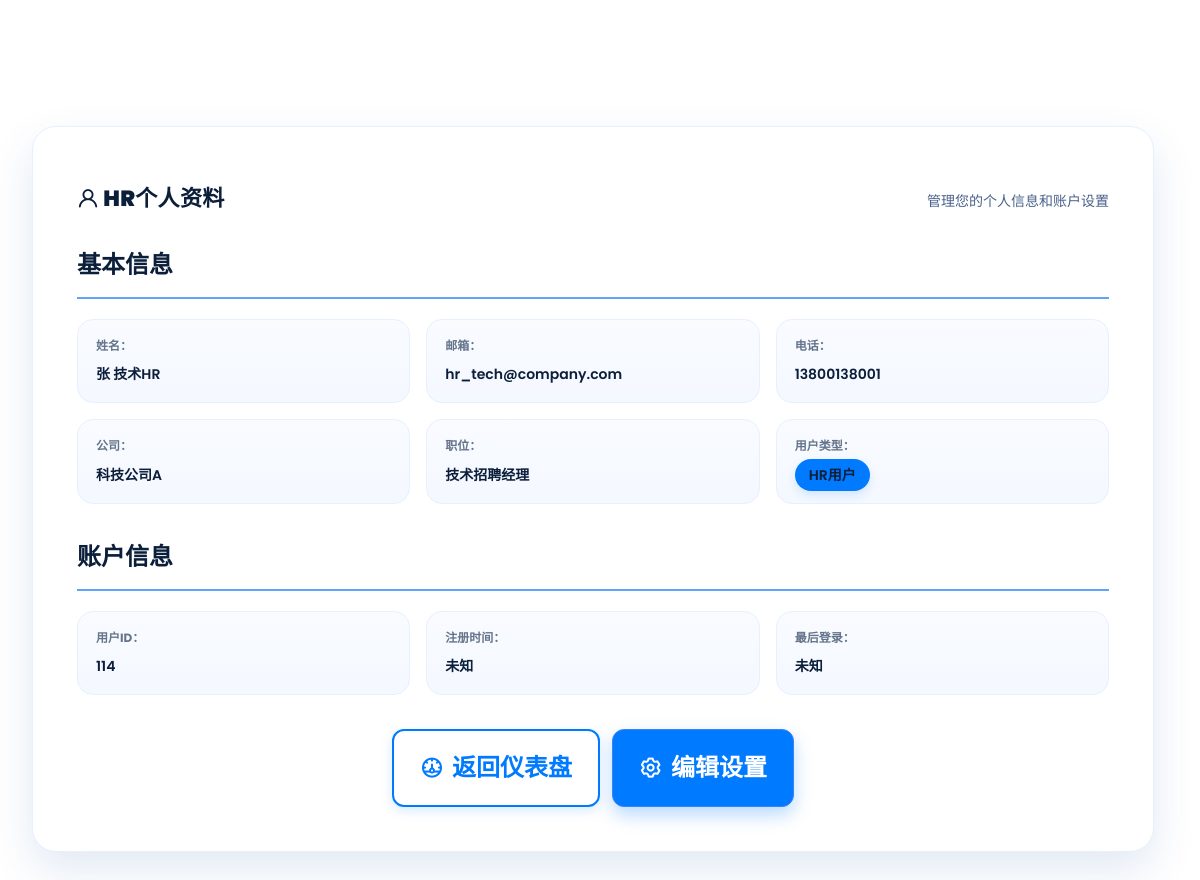
/smartrecruit/hr/profile/hr_profile (signed in), run on the app's committed database.
### app/models.py (models this page shows, shortened)
    class UserMixin:
        pass  # Flask-Login 方法将在User模型中实现

class User(UserMixin, db.Model):
    id = db.Column(db.Integer, primary_key=True)
    first_name = db.Column(db.String(100), nullable=False)
    last_name = db.Column(db.String(100), nullable=False)
    company_name = db.Column(db.String(100), nullable=False)
    position = db.Column(db.String(100))  # 可选职位字段
    email = db.Column(db.String(120), unique=True, nullable=False)
    phone_number = db.Column(db.String(15), nullable=False)
    birthday = db.Column(db.String(10), nullable=False)
    password = db.Column(db.String(60), nullable=False)
    cv_file = db.Column(db.String(120))
    profile_photo = db.Column(db.String(120))
    cv_data = db.Column(db.LargeBinary)  # 可选的简历二进制
    is_hr = db.Column(db.Boolean, default=False)  # HR标识
    user_type = db.Column(db.String(20), default='candidate')  # candidate, employee, supervisor, executive
    department = db.Column(db.String(100))  # 部门
    employee_id = db.Column(db.String(50), unique=True)  # 员工编号
    supervisor_id = db.Column(db.Integer, db.ForeignKey('user.id'))  # 主管ID
    hire_date = db.Column(db.Date)  # 入职日期
    bio = db.Column(db.Text)  # 个人简介
    skills = db.Column(db.Text)  # 技能标签（JSON格式存储）
    education = db.Column(db.Text)  # 教育经历
    experience = db.Column(db.Text)  # 工作经历
    is_active = db.Column(db.Boolean, default=True)  # 账号是否活跃
    deactivated_at = db.Column(db.DateTime)  # 注销时间
    deactivated_by = db.Column(db.Integer, db.ForeignKey('user.id'))  # 注销操作人ID

### smartrecruit_system/hr_module/profile.py (the view)
@profile_bp.route('/hr_profile')
def hr_profile():
    if g.user is None or not g.user.is_hr:
        flash('请先登录或没有权限访问此页面。', 'danger')
        return redirect(url_for('common.auth.sign'))
    return render_template('smartrecruit/hr/hr_profile.html', user=g.user)

### app/templates/smartrecruit/hr/hr_profile.html (shortened to what this page needs)
{% extends 'base.html' %}
{% block content %}
<div class="no-sidebar-layout">
<div class="hr-profile-page ios-container">
    <div class="profile-content">
        <div class="page-header">
            <h1><i class="uil uil-user"></i> HR个人资料</h1>
            <p>管理您的个人信息和账户设置</p>
        </div>
        <div class="profile-section">
            <h2>基本信息</h2>
            <div class="profile-info">
                <div class="info-item">
                    <label>姓名：</label>
                    <span>{{ user.first_name }} {{ user.last_name }}</span>
                </div>
                <div class="info-item">
                    <label>邮箱：</label>
                    <span>{{ user.email }}</span>
                </div>
                <div class="info-item">
                    <label>电话：</label>
                    <span>{{ user.phone_number }}</span>
                </div>
                <div class="info-item">
                    <label>公司：</label>
                    <span>{{ user.company_name }}</span>
                </div>
                <div class="info-item">
                    <label>职位：</label>
                    <span>{{ user.position or 'HR专员' }}</span>
                </div>
                <div class="info-item">
                    <label>用户类型：</label>
                    <span><span class="badge hr-badge">HR用户</span></span>
                </div>
            </div>
        </div>
        <div class="profile-section">
            <h2>账户信息</h2>
            <div class="profile-info">
                <div class="info-item">
                    <label>用户ID：</label>
                    <span>{{ user.id }}</span>
                </div>
                <div class="info-item">
                    <label>注册时间：</label>
                    <span>{{ user.created_at.strftime('%Y-%m-%d %H:%M') if user.created_at else '未知' }}</span>
                </div>
                <div class="info-item">
                    <label>最后登录：</label>
                    <span>{{ user.last_login.strftime('%Y-%m-%d %H:%M') if user.last_login else '未知' }}</span>
                </div>
            </div>
        </div>
        <div class="profile-actions">
            <a href="{{ url_for('smartrecruit.hr.dashboard.hr_dashboard') }}" class="btn btn-secondary">
                <i class="uil uil-dashboard"></i> 返回仪表盘
            </a>
            <a href="{{ url_for('smartrecruit.hr.profile.hr_settings') }}" class="btn btn-primary">
                <i class="uil uil-setting"></i> 编辑设置
            </a>
        </div>
    </div>
</div>
</div>
{% endblock %}

### app/static/style.css (style rules this page uses)
* { margin: 0; padding: 0; box-sizing: border-box; font-family: 'Poppins', sans-serif; }
:root { --primary-color: #60a5fa; --panel-color: #FFF; --text-color: #000; --black-light-color: #707070; --border-color: #e6e5e5; --toggle-color: #DDD; --box1-color: #4DA3FF; --box2-color: #FFE6AC; --box3-color: #E7D1FC; --title-icon-color: #fff; --tran-05: all 0.5s ease; --tran-03: all 0.3s ease; --tran-03: all 0.2s ease; }
body { min-height: 100vh; background-color: var(--primary-color); }
.page-header { display:flex; align-items:center; justify-content:space-between; margin: 10px 0 16px; }
.page-header h1 { color: var(--text-color); font-size: 22px; }
.btn-primary { background: #60a5fa; color:#fff; border:none; padding:8px 14px; border-radius:6px; cursor:pointer; }

### app/static/auth_sign.css (style rules this page uses)
:root { --ios-blue:#007AFF; --ios-blue-dark:#0056CC; --ios-text-primary:#000000; --ios-text-secondary:#3C3C43; --ios-border-primary:#D1D1D6; --ios-bg-primary:#F2F2F7; --ios-bg-secondary:#FFFFFF; --ios-ease:cubic-bezier(0.25,1,0.5,1); --bg:var(--ios-bg-primary); --fg:var(--ios-text-primary); --muted:var(--ios-text-secondary); --primary:var(--ios-blue); --primary-600:var(--ios-blue-dark); --border:var(--ios-border-primary); --card:var(--ios-bg-secondary); --surface:#F9F9FB; --ease:var(--ios-ease); }
* { box-sizing:border-box }
html,body { height:100% }
body { margin:0; font-family:'SF Pro Display',-apple-system,BlinkMacSystemFont,'Segoe UI',Roboto,Helvetica,Arial,Apple Color Emoji,Segoe UI Emoji,Inter,ui-sans-serif,system-ui; color:var(--fg); background:var(--bg); line-height:1.6; -webkit-font-smoothing:antialiased; -moz-osx-font-smoothing:grayscale; transition:background-color .4s var(--ease), color .4s var(--ease); }
.btn { display:inline-flex;align-items:center;justify-content:center;height:78px;padding:0 33px;border-radius:18px;border:none;background:var(--card);color:var(--fg);font-weight:700;text-decoration:none;cursor:pointer;font-size:24px;transition:all .3s cubic-bezier(0.25,1,0.5,1);transform-origin:center }
.btn-primary { background:var(--primary);border:none;color:#fff;box-shadow:0 4px 12px rgba(0,122,255,0.25) }
.btn { position:relative;overflow:hidden;--ripple-color:rgba(59,130,246,.18) }
.btn-primary { --ripple-color:rgba(255,255,255,.35) }
.btn::after { content:"";position:absolute;left:50%;top:50%;width:0;height:0;border-radius:9999px;transform:translate(-50%,-50%);transition:width .5s var(--ease),height .5s var(--ease);background:rgba(59,130,246,.18) }
.btn-primary::after { background:rgba(255,255,255,.28) }

### app/static/theme1.css (style rules this page uses)
:root { --bg: #f8fafc; --bg-elev: #ffffff; --text: #111827; --muted: #6b7280; --border: #e5e7eb; --blue: #3b82f6; --blue-50: #eff6ff; --green: #10b981; --amber: #f59e0b; --red: #ef4444; --radius: 8px; }
* { box-sizing: border-box; }
html, body { height: 100%; }
body { margin: 0; font-family: ui-sans-serif, system-ui, -apple-system, Segoe UI, Roboto, Helvetica, Arial; color: var(--text); background: var(--bg); }
.btn { border: 1px solid var(--border); background: var(--bg-elev); padding: 8px 12px; border-radius: 8px; cursor: pointer; }
.btn-primary { background: var(--blue); border-color: var(--blue); color: #fff; }

### data on the page
User: first_name "张", last_name "技术HR", email "hr_tech@company.com", phone_number "13800138001", company_name "科技公司A", position "技术招聘经理", id "114"
